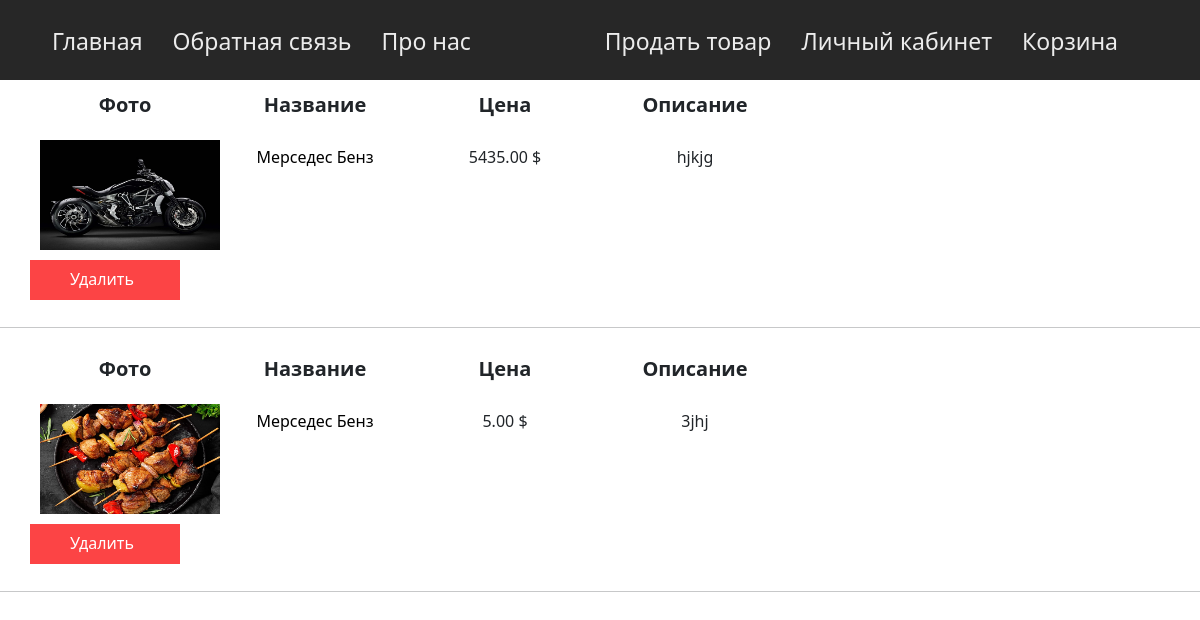
The page /cabinet/user-posts/ (signed in) on the database its author committed.
### main/models.py (models this page shows, shortened)
class Product(models.Model):
    title = models.CharField(verbose_name='Заголовок', max_length=50)
    cat = models.ForeignKey(Category, verbose_name='Вид продукта', on_delete=models.PROTECT)
    content = models.TextField(verbose_name='Описание продукта', max_length=255)
    img = ResizedImageField(size=[MIN_RESOLUTION[1], MIN_RESOLUTION[0]], quality=95, crop=['middle', 'center'], upload_to='photos', verbose_name='Фото', validators=[valid_size])
    price = models.DecimalField(verbose_name='Цена', max_digits=10, decimal_places=2, default=0,
                                validators=[MinValueValidator(Decimal('0'))], help_text='Введите цену в долларах')
    slug = AutoSlugField(null=True, default=None, always_update=True, unique=True, db_index=True, verbose_name='URL',
                         populate_from='title')
    created_by = models.ForeignKey(user, on_delete=models.CASCADE, null=True)
    create_time = models.DateTimeField(verbose_name='Время создания', auto_now_add=True)
    update_time = models.DateTimeField(verbose_name='Время последнего изменения', auto_now=True)
    def get_absolute_url(self):
        return reverse('product', kwargs={'product_slug': self.slug})
    class Meta:
        verbose_name = 'Товар'
        verbose_name_plural = 'Товары'
        ordering = ['create_time']

### main/views.py (the view)
# urls.py: path('cabinet/user-posts/', UserPostsView.as_view(), name='user_posts'),
class UserPostsView(View):
    def get(self, request, *args, **kwargs):
        context = {
            'products': Product.objects.filter(created_by=request.user),
            'bar_left': bar_left
        }
        return render(request, 'main/user_posts.html', context)

### main/templates/main/user_posts.html
{% extends 'main/base.html' %}
{% block content %}
{% if products %}
{% for product in products %}
<div class="container">
    <div class="transcription">
        <div class="row">
            <div class="col-md-2"><div class="product-photo">Фото</div></div>
            <div class="col-md-2"><div class="product-title">Название</div></div>
            <div class="col-md-2"><div class="product-price">Цена</div></div>
            <div class="col-md-2"><div class="product-content">Описание</div></div>
        </div>
</div>
</div>
<div class="container">
    <div class="cart-item">
        <div class="row">
            <div class="col-md-2">
                <a href="{{ product.get_absolute_url }}"><img src="{{ product.img.url }}" width="200px" height="130x" style="padding:10px;" alt=""></a>
            </div>
            <div class="col-md-2"><div class="item-title">{{ product.title }}</div></div>
            <div class="col-md-2"><div class="item-price">{{ product.price }} $</div></div>
            <div class="col-md-2"><div class=item-content>{{ product.content|truncatewords:10 }}</div></div>
            <div class="input-group">
            <a class="cart-item-delete input-group-btn" href="{% url 'delete_product' product.slug %}">Удалить</a>
            </div>
        </div>
    </div>
</div>
<hr>
{% endfor %}
{% else %}
<h1 align="center">You dont have posts</h1>
{% endif %}
{% endblock content %}

### main/static/main/css/style.css (style rules this page uses)
.row>* { max-width: 100%; padding-right: 0px; padding-left: 0px;; }
.item-title { text-decoration: none; transition: .3s ease-in; color: black; }
.create-form, { height: 670px; margin: 50px auto; width: 600px; background: #222629; border-radius: 10px; }
.cart-item { height: auto; margin-bottom: 27px; }
.cart-item .col-md-2, .transcription .col-md-2 { text-align: center; }
.product-content, .product-price, .product-photo, .product-title { text-align: center; padding: 10px; font-size: 20px; font-weight: bold; }
.item-title, .item-price, .item-content { margin-top: 15px; }
.cart-item .cart-item-delete { padding: 7px 10px 10px 40px; background: #FC4445; text-decoration: none; color: white; height: 40px; width: 150px; margin-right: 10px; }

### rows shown on the page
Product: img (picture), title "Мерседес Бенз", price "5435.00", content "hjkjg"
Product: img (picture), title "Мерседес Бенз", price "5.00", content "3jhj"

### other values the page prints
{{ elem.title }} "Главная" "Обратная связь" "Про нас"
